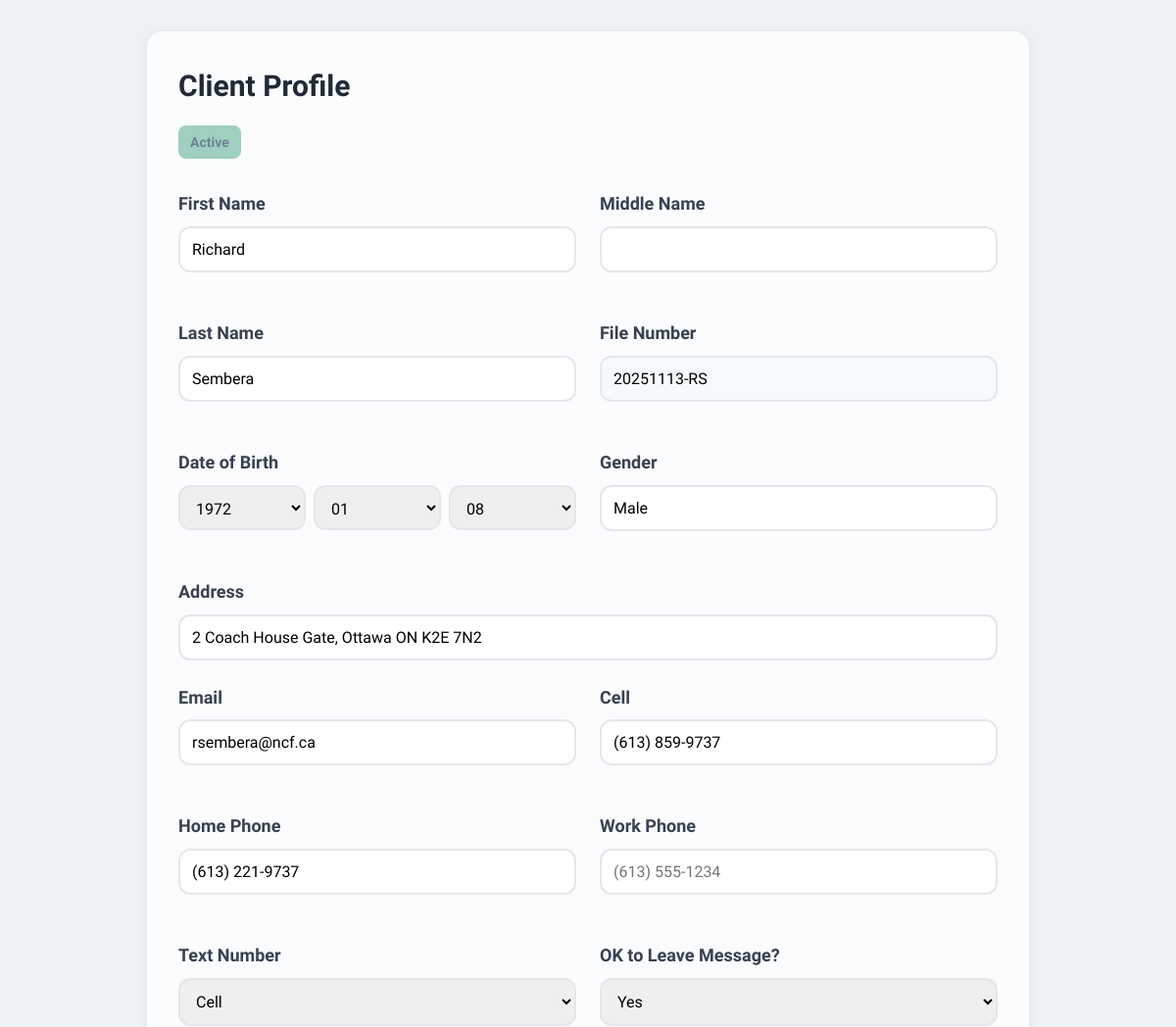
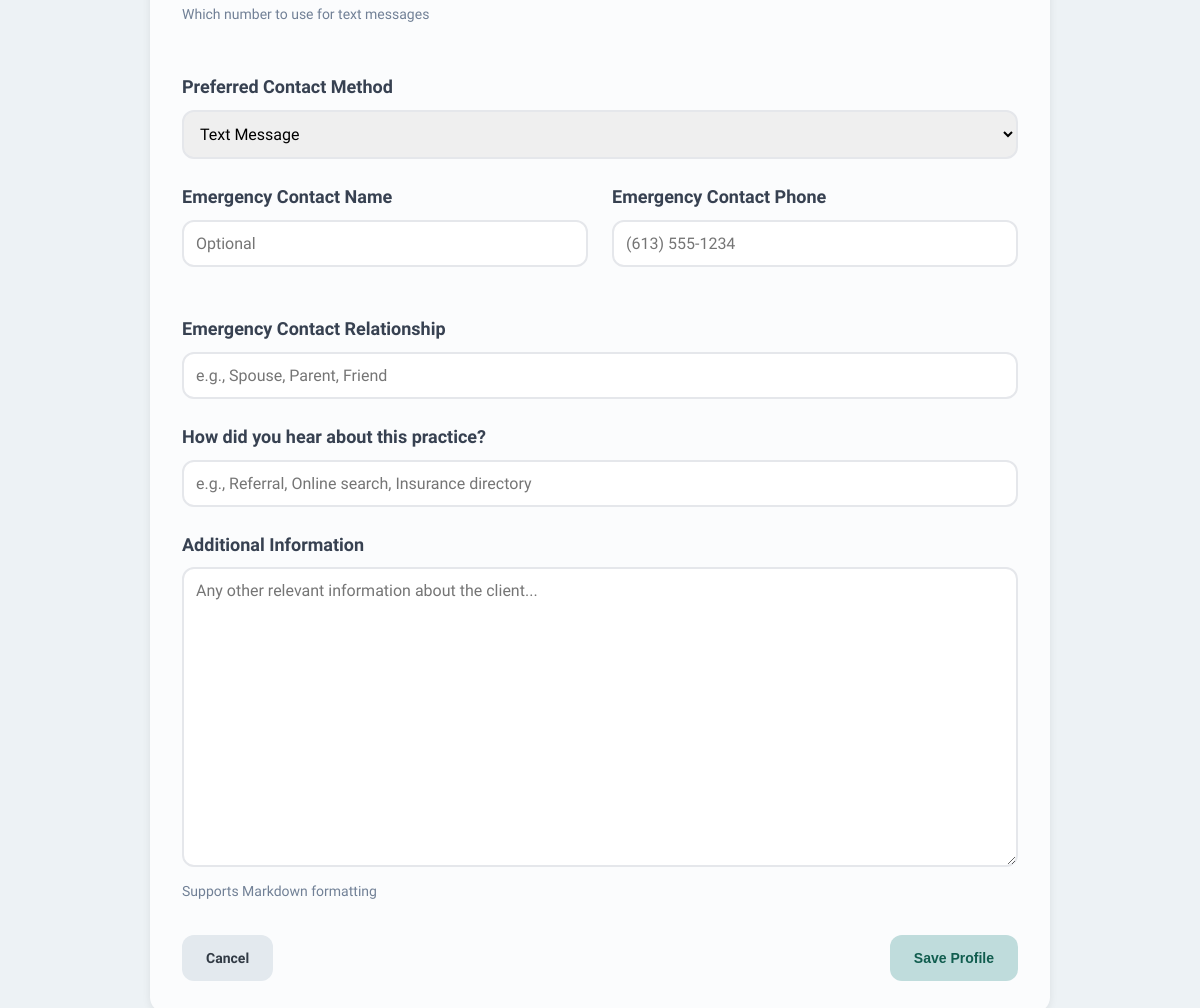
Screenshot of /client/1/profile with the database file from the repository (2 pictures, top to bottom).
### tables this page shows
CREATE TABLE client_types (
                id INTEGER PRIMARY KEY AUTOINCREMENT,
                name TEXT UNIQUE NOT NULL,
                color TEXT NOT NULL,
                file_number_style TEXT NOT NULL,
                file_number_prefix TEXT,
                file_number_suffix TEXT,
                file_number_counter INTEGER DEFAULT 0,
                session_fee REAL,
                session_duration INTEGER,
                retention_period INTEGER,
                is_system INTEGER DEFAULT 0,
                service_description TEXT,
                is_system_locked INTEGER DEFAULT 0,
                base_price REAL,
                tax_rate REAL,
                created_at INTEGER NOT NULL,
                modified_at INTEGER NOT NULL
            );

CREATE TABLE clients (
                id INTEGER PRIMARY KEY AUTOINCREMENT,
                file_number TEXT UNIQUE NOT NULL,
                first_name TEXT NOT NULL,
                middle_name TEXT,
                last_name TEXT NOT NULL,
                type_id INTEGER NOT NULL,
                session_offset INTEGER DEFAULT 0,
                created_at INTEGER NOT NULL,
                modified_at INTEGER NOT NULL,
                is_deleted INTEGER DEFAULT 0,
                FOREIGN KEY (type_id) REFERENCES client_types(id)
            );

CREATE TABLE entries (
                id INTEGER PRIMARY KEY AUTOINCREMENT,
                client_id INTEGER NOT NULL,
                class TEXT NOT NULL,
                created_at INTEGER NOT NULL,
                modified_at INTEGER NOT NULL,
                
                -- Common fields
                description TEXT,
                content TEXT,
                
                -- Profile-specific fields
                email TEXT,
                phone TEXT,
                home_phone TEXT,
                work_phone TEXT,
                text_number TEXT,
                address TEXT,
                date_of_birth TEXT,
                preferred_contact TEXT,
                ok_to_leave_message TEXT,
                emergency_contact_name TEXT,
                emergency_contact_phone TEXT,
                emergency_contact_relationship TEXT,
                referral_source TEXT,
                additional_info TEXT,
                
                -- Session-specific fields
                modality TEXT,
                format TEXT,
                session_number INTEGER,
                service TEXT,
                session_date INTEGER,
                session_time TEXT,
                duration INTEGER,
                fee REAL,
                is_consultation INTEGER DEFAULT 0,
                mood TEXT,
                affect TEXT,
                risk_assessment TEXT,
                
                -- Communication-specific fields
                comm_recipient TEXT,
                comm_type TEXT,
                comm_date INTEGER,
                comm_time TEXT,
                
                -- Absence-specific fields
                absence_date INTEGER,
                absence_time TEXT,
                
                -- Item-specific fields
                item_date INTEGER,
                item_time TEXT,
                base_price REAL,
                tax_rate REAL,
                
                -- Statement-specific fields
                statement_total REAL,
                payment_status TEXT,
                payment_notes TEXT,
                date_sent INTEGER,
                date_paid INTEGER,
                is_void INTEGER DEFAULT 0,
                
                -- Edit tracking
                edit_history TEXT,
                locked INTEGER DEFAULT 0,
                locked_at INTEGER,
                
                FOREIGN KEY (client_id) REFERENCES clients(id)
            );

### web/app.py (the view, shortened to what this page needs)
@app.route('/client/<int:client_id>/profile', methods=['GET', 'POST'])
def edit_profile(client_id):
    client = db.get_client(client_id)
    if not client:
        return "Client not found", 404
    client['type'] = db.get_client_type(client['type_id'])
    profile = db.get_profile_entry(client_id)
    all_types = db.get_all_client_types()
    return render_template('entry_forms/profile.html',
                         client=client,
                         profile=profile,
                         all_types=all_types)

### core/database.py (called while the page is built)
    def connect(self):
        return sqlite3.connect(str(self.db_path))

    def get_profile_entry(self, client_id: int) -> Optional[Dict[str, Any]]:
        conn = self.connect()
        conn.row_factory = sqlite3.Row
        cursor = conn.cursor()
        cursor.execute("""
            SELECT * FROM entries
            WHERE client_id = ? AND class = 'profile'
            LIMIT 1
        """, (client_id,))
        row = cursor.fetchone()
        conn.close()
        return dict(row) if row else None

    def get_client_type(self, type_id: int) -> Optional[Dict[str, Any]]:
        conn = self.connect()
        conn.row_factory = sqlite3.Row
        cursor = conn.cursor()
        cursor.execute("SELECT * FROM client_types WHERE id = ?", (type_id,))
        row = cursor.fetchone()
        conn.close()
        return dict(row) if row else None

    def get_all_client_types(self) -> List[Dict[str, Any]]:
        conn = self.connect()
        conn.row_factory = sqlite3.Row
        cursor = conn.cursor()
        cursor.execute("SELECT * FROM client_types ORDER BY name")
        rows = cursor.fetchall()
        conn.close()
        return [dict(row) for row in rows]

    def get_client(self, client_id: int) -> Optional[Dict[str, Any]]:
        conn = self.connect()
        conn.row_factory = sqlite3.Row
        cursor = conn.cursor()
        cursor.execute("SELECT * FROM clients WHERE id = ?", (client_id,))
        row = cursor.fetchone()
        conn.close()
        return dict(row) if row else None

### web/templates/entry_forms/profile.html (shortened to what this page needs)
{% extends "base.html" %}
{% block content %}
<div class="card" style="max-width: 900px; margin: 0 auto;">
    <div style="display: flex; justify-content: space-between; align-items: start; margin-bottom: 2rem;">
        <div>
            <h2>Client Profile</h2>
            <div style="color: #718096; position: relative; display: inline-block;">
                <span class="type-badge"
                      id="profile-type-badge"
                      style="background-color: {{ client.type.color }}; cursor: pointer;">
                    {{ client.type.name }}
                </span>
            </div>
        </div>
    </div>
    <form method="post" id="profile-form">
    <div class="form-row">
            <div class="form-group">
                <label for="first_name">First Name</label>
                <input type="text" id="first_name" name="first_name"
                       value="{{ client.first_name }}">
            </div>
            <div class="form-group">
                <label for="middle_name">Middle Name</label>
                <input type="text" id="middle_name" name="middle_name"
                       value="{{ client.middle_name or '' }}">
            </div>
        </div>
        <div class="form-row">
            <div class="form-group">
                <label for="last_name">Last Name</label>
                <input type="text" id="last_name" name="last_name"
                       value="{{ client.last_name }}">
            </div>
            <div class="form-group">
                <label for="file_number">File Number</label>
                <input type="text" id="file_number" name="file_number"
                       value="{{ client.file_number }}" readonly
                       style="background: #f7fafc; cursor: not-allowed;">
            </div>
        </div>
        <div class="form-row">
            <div class="form-group">
                <label for="date_of_birth">Date of Birth</label>
                <div class="date-input-group">
                    <select id="dob_year" name="dob_year">
                        {% for year in range(2024, 1899, -1) %}
                        <option value="{{ year }}" {% if profile and profile.date_of_birth and profile.date_of_birth[:4] == year|string %}selected{% endif %}>{{ year }}</option>
                        {% endfor %}
                    </select>
                    <select id="dob_month" name="dob_month">
                        {% for month in range(1, 13) %}
                        <option value="{{ '%02d'|format(month) }}" {% if profile and profile.date_of_birth and profile.date_of_birth[5:7] == '%02d'|format(month) %}selected{% endif %}>{{ '%02d'|format(month) }}</option>
                        {% endfor %}
                    </select>
                    <select id="dob_day" name="dob_day">
                        {% for day in range(1, 32) %}
                        <option value="{{ '%02d'|format(day) }}" {% if profile and profile.date_of_birth and profile.date_of_birth[8:10] == '%02d'|format(day) %}selected{% endif %}>{{ '%02d'|format(day) }}</option>
                        {% endfor %}
                    </select>
                </div>
            </div>
            <div class="form-group">
                <label for="gender">Gender</label>
                <input type="text" id="gender" name="gender"
                       value="{{ profile.content if profile and profile.content else '' }}"
                       placeholder="Optional">
            </div>
        </div>
        <div class="form-row-full">
            <div class="form-group">
                <label for="address">Address</label>
                <input type="text" id="address" name="address"
                       value="{{ profile.address if profile else '' }}"
                       placeholder="Street address">
            </div>
        </div>
        <div class="form-row">
            <div class="form-group">
                <label for="email">Email</label>
                <input type="email" id="email" name="email"
                       value="{{ profile.email if profile else '' }}">
            </div>
            <div class="form-group">
                <label for="phone">Cell</label>
                <input type="tel" id="phone" name="phone"
                       value="{{ profile.phone if profile else '' }}"
                       placeholder="(613) 555-1234"
                       class="phone-input">
            </div>
        </div>
        <div class="form-row">
            <div class="form-group">
                <label for="home_phone">Home Phone</label>
                <input type="tel" id="home_phone" name="home_phone"
                       value="{{ profile.home_phone if profile else '' }}"
                       placeholder="(613) 555-1234"
                       class="phone-input">
            </div>
            <div class="form-group">
                <label for="work_phone">Work Phone</label>
                <input type="tel" id="work_phone" name="work_phone"
                       value="{{ profile.work_phone if profile else '' }}"
                       placeholder="(613) 555-1234"
                       class="phone-input">
            </div>
        </div>
        <div class="form-row">
            <div class="form-group">
                <label for="text_number">Text Number</label>
                <select id="text_number" name="text_number">
                    <option value="cell" {% if profile and profile.text_number == 'cell' %}selected{% endif %}>Cell</option>
                </select>
                <p class="help-text">Which number to use for text messages</p>
            </div>
            <div class="form-group">
                <label for="ok_to_leave_message">OK to Leave Message?</label>
                <select id="ok_to_leave_message" name="ok_to_leave_message">
                    <option value="yes" {% if profile and profile.ok_to_leave_message == 'yes' %}selected{% endif %}>Yes</option>
                </select>
            </div>
        </div>
        <div class="form-row-full">
            <div class="form-group">
                <label for="preferred_contact">Preferred Contact Method</label>
                <select id="preferred_contact" name="preferred_contact">
                    <option value="text" {% if profile and profile.preferred_contact == 'text' %}selected{% endif %}>Text Message</option>
                </select>
            </div>
        </div>
        <div class="form-row">
            <div class="form-group">
                <label for="emergency_contact_name">Emergency Contact Name</label>
                <input type="text" id="emergency_contact_name" name="emergency_contact_name"
                       value="{{ profile.emergency_contact_name if profile else '' }}"
                       placeholder="Optional">
            </div>
            <div class="form-group">
                <label for="emergency_contact_phone">Emergency Contact Phone</label>
                <input type="tel" id="emergency_contact_phone" name="emergency_contact_phone"
                       value="{{ profile.emergency_contact_phone if profile else '' }}"
                       placeholder="(613) 555-1234"
                       class="phone-input">
            </div>
        </div>
        <div class="form-row-full">
            <div class="form-group">
                <label for="emergency_contact_relationship">Emergency Contact Relationship</label>
                <input type="text" id="emergency_contact_relationship" name="emergency_contact_relationship"
                       value="{{ profile.emergency_contact_relationship if profile else '' }}"
                       placeholder="e.g., Spouse, Parent, Friend">
            </div>
        </div>
        <div class="form-row-full">
            <div class="form-group">
                <label for="referral_source">How did you hear about this practice?</label>
                <input type="text" id="referral_source" name="referral_source"
                       value="{{ profile.referral_source if profile else '' }}"
                       placeholder="e.g., Referral, Online search, Insurance directory">
            </div>
        </div>
        <div class="form-row-full">
            <div class="form-group">
                <label for="additional_info">Additional Information</label>
                <textarea id="additional_info" name="additional_info"
                          placeholder="Any other relevant information about the client...">{{ profile.additional_info if profile else '' }}</textarea>
                <p class="help-text">Supports Markdown formatting</p>
            </div>
        </div>
        <div style="display: flex; justify-content: space-between; margin-top: 2rem;">
            <a href="{{ url_for('client_file', client_id=client.id) }}" class="btn btn-secondary">Cancel</a>
            <button type="submit" class="btn">Save Profile</button>
        </div>
    </form>
</div>
{% endblock %}

### web/templates/base.html (style rules this page uses)
* { margin: 0; padding: 0; box-sizing: border-box; }
body { font-family: 'Lexend', -apple-system, BlinkMacSystemFont, "Segoe UI", Roboto, sans-serif; line-height: 1.6; color: #111827; background: #EDF2F5; font-size: 1.125rem; }
.btn { display: inline-block; padding: 0.75rem 1.5rem; background: #BFDCDC; color: #115D4F; text-decoration: none; border-radius: 0.75rem; border: none; font-size: 0.875rem; font-weight: 600; cursor: pointer; transition: all 0.2s; }
.btn-secondary { background: #E3E9EE; color: #323B45; }
.card { background: #FBFCFD; border-radius: 1rem; padding: 2rem; box-shadow: 0 2px 8px rgba(0,0,0,0.08); margin-bottom: 2rem; }
.card h2 { font-size: 1.875rem; margin-bottom: 1rem; color: #1F2937; font-weight: 700; }
.form-group { margin-bottom: 1.5rem; }
.form-group label { display: block; font-weight: 600; margin-bottom: 0.5rem; color: #374151; }
.form-group input, .form-group select, .form-group textarea { width: 100%; padding: 0.75rem; border: 2px solid #E5E7EB; border-radius: 0.75rem; font-size: 1rem; font-family: 'Lexend', sans-serif; transition: border-color 0.2s; }
.type-badge { display: inline-block; padding: 0.375rem 0.75rem; border-radius: 0.5rem; font-size: 0.875rem; font-weight: 600; }

### web/templates/entry_forms/profile.html (style rules this page uses)
.form-row { display: grid; grid-template-columns: 1fr 1fr; gap: 1.5rem; margin-bottom: 1.5rem; }
.form-row-full { margin-bottom: 1.5rem; }
textarea { width: 100%; padding: 0.75rem; border: 2px solid #e2e8f0; border-radius: 0.5rem; font-size: 1rem; font-family: inherit; min-height: 300px; resize: vertical; transition: border-color 0.2s; }
.help-text { font-size: 0.875rem; color: #718096; margin-top: 0.25rem; }
.date-input-group { display: flex; gap: 0.5rem; }
.date-input-group select { flex: 1; height: 46px; }

### rows the page displays
client_types: type.name "Active"
clients: first_name "Richard", last_name "Sembera", file_number "20251113-RS"
entries: dob_year "1972", dob_month "01", dob_day "08", gender "Male", address "2 Coach House Gate, Ottawa ON K2E 7N2", email "rsembera@ncf.ca", phone "(613) 859-9737", home_phone "(613) 221-9737", text_number "Cell", ok_to_leave_message "Yes", preferred_contact "Text Message"
